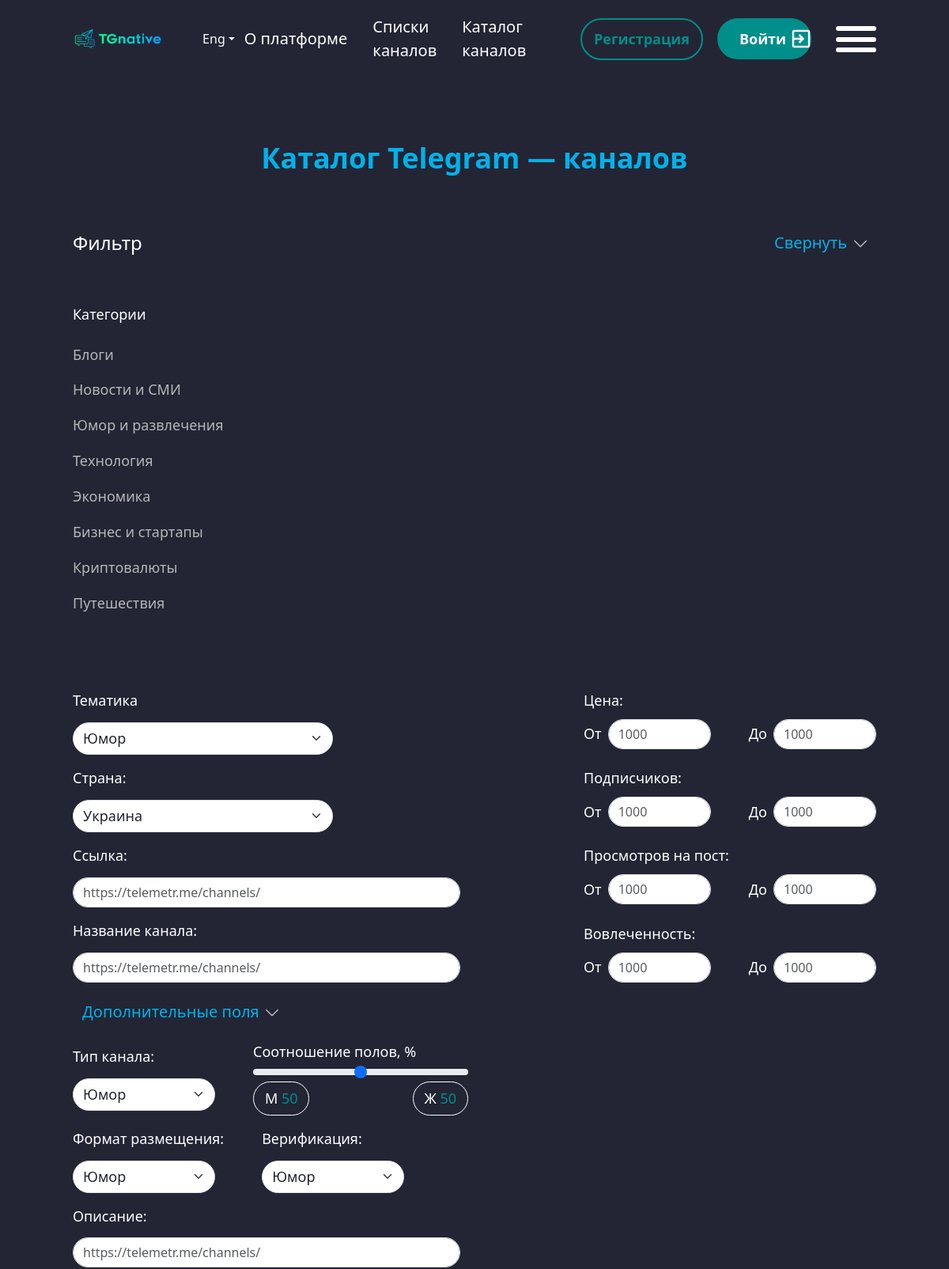
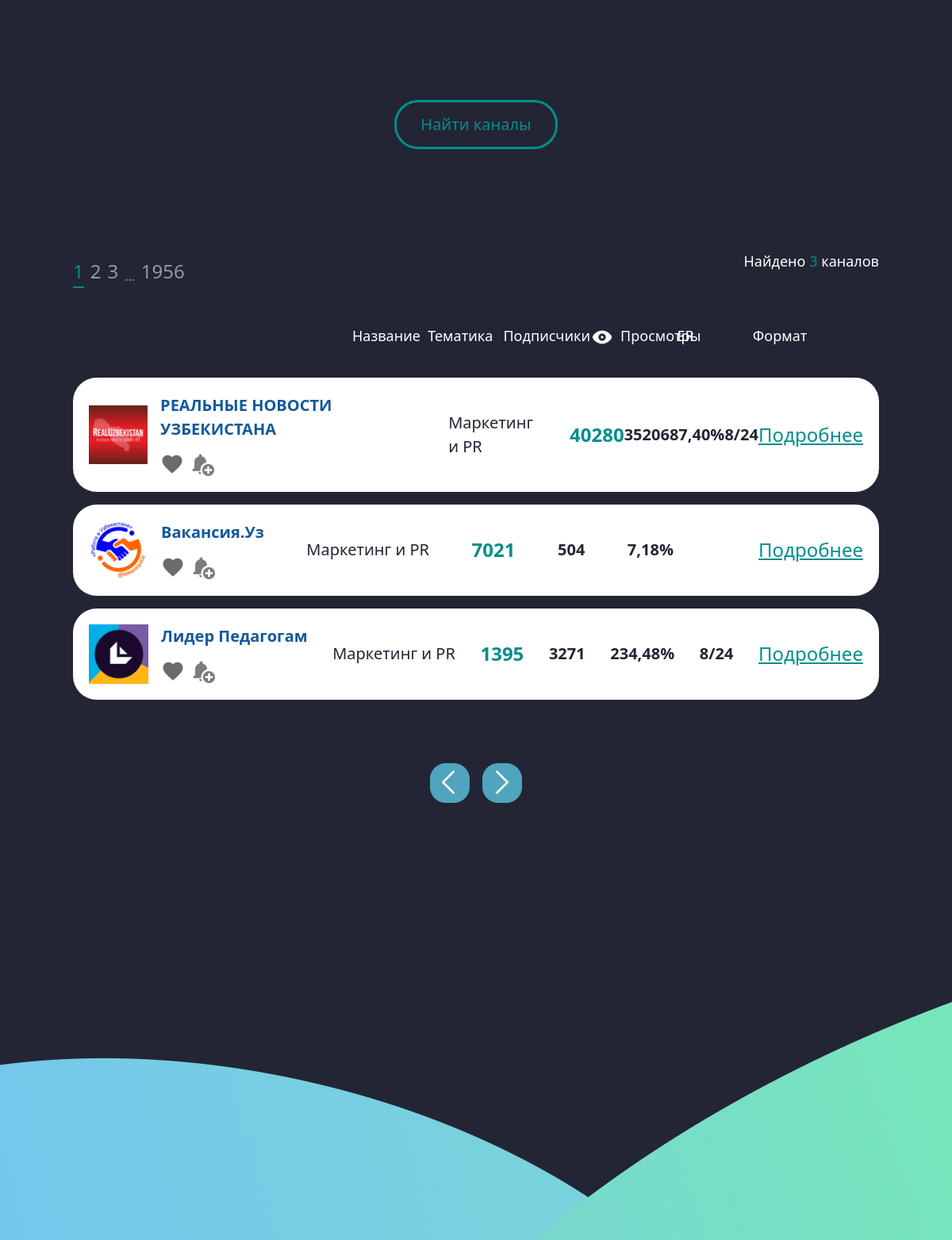
The page /category-list/ (upper part) on the database its author committed (2 pictures, top to bottom).
### accounts/models.py (models this page shows, shortened)
class Category_chanels(models.Model):
    name=models.CharField(max_length=150)
    created_at=models.DateTimeField(auto_now_add=True)

class Cost_Format(models.Model):
    add_chanel=models.ForeignKey(Add_chanel,on_delete=models.CASCADE,related_name='cost_formats')
    placement_format = models.CharField(max_length=100)
    cost_per_format = models.DecimalField(max_digits=10, decimal_places=2)

### API/models.py (models this page shows, shortened)
class Chanel(models.Model):
    chanel_link=models.CharField(max_length=150)
    name=models.CharField(max_length=150,verbose_name="Называние канала")
    pictures=models.ImageField(verbose_name='Лого')
    subscribers=models.IntegerField()
    views=models.IntegerField()
    created_at=models.DateTimeField(auto_now_add=True)
    add_chanel =models.ForeignKey(Add_chanel, on_delete=models.CASCADE)
    username=models.CharField(max_length=150)
    class Meta:
        verbose_name="Канал"
        verbose_name_plural="Канал"
        ordering=['-subscribers']

### accounts/views.py (the view)
# urls.py: path('category-list/',views.CategoryChanelPage.as_view(),name='category-list'),
class CategoryChanelPage(ListView):
    template_name = 'category.html'
    model = Chanel
    def get_context_data(self, *, object_list=None, **kwargs):
        context = super().get_context_data(**kwargs)
        context['lists'] = Chanel.objects.all().count()
        context['count'] = Chanel.objects.select_related('add_chanel').prefetch_related('add_chanel__cost_formats')
        context['category']=Category_chanels.objects.all()
        return context

### accounts/context_processors.py (called while the page is built, shortened)
def user_authenticated(request):
    user_authenticated_data = {'user_authenticated': request.user.is_authenticated}
    return user_authenticated_data

### accounts/templates/category.html (shortened to what this page needs)
{% extends 'base.html' %}
{% load mathfilters %}
{% load static %}
{% block header %}
<body class="page__body">
<div class="telegram-channel-container">
{% endblock %}
    {% block content %}
    <main class="main"><div class="telegram-channel">
        <div class="container-fluid">
            <h4 class="telegram-channel__title title">Каталог Telegram — каналов</h4>
            <div class="telegram-channel__filter"><p class="telegram-channel__filter-title">Фильтр</p><select class="form-select" aria-label="Default select example"><option selected="selected">Свернуть</option><option value="1">One</option><option value="2">Two</option><option value="3">Three</option></select></div><p class="telegram-channel__category">Категории</p>
            <div class="telegram-channel__list">
               {% for item in category %}
    {% if forloop.counter0|divisibleby:8 %}
        <ul class="list-reset">
    {% endif %}
    <li class="telegram-channel__list-item">
        <a href="" class="telegram-channel__list-link">{{ item.name }}</a>
    </li>
    {% if forloop.last %}
        </ul>
    {% endif %}
{% endfor %}
            </div>
            <div class="telegram-channel__input"><div class="telegram-channel__input-left"><label>Тематика <select class="form-select" aria-label="Default select example"><option selected="selected">Юмор</option><option value="1">One</option><option value="2">Two</option><option value="3">Three</option></select></label> <label>Страна: <select class="form-select" aria-label="Default select example"><option selected="selected">Украина</option><option value="1">One</option><option value="2">Two</option><option value="3">Three</option></select></label> <label>Ссылка: <input type="text" class="form-control" placeholder="https://telemetr.me/channels/"></label> <label>Название канала: <input type="text" class="form-control" placeholder="https://telemetr.me/channels/"></label></div><div class="telegram-channel__input-center"><div class="center__item"><span class="price__title">Цена:</span><div class="d-flex justify-content-between gap-5"><div class="d-flex align-items-center gap-2"><span class="price__title">От</span> <input type="text" class="form-control" placeholder="1000"></div><div class="d-flex align-items-center gap-2"><span class="price__title">До</span> <input type="text" class="form-control" placeholder="1000"></div></div></div><div class="center__item"><span class="price__title">Подписчиков:</span><div class="d-flex justify-content-between gap-5"><div class="d-flex align-items-center gap-2"><span class="price__title">От</span> <input type="text" class="form-control" placeholder="1000"></div><div class="d-flex align-items-center gap-2"><span class="price__title">До</span> <input type="text" class="form-control" placeholder="1000"></div></div></div><div class="center__item"><span class="price__title">Просмотров на пост:</span><div class="d-flex justify-content-between gap-5"><div class="d-flex align-items-center gap-2"><span class="price__title">От</span> <input type="text" class="form-control" placeholder="1000"></div><div class="d-flex align-items-center gap-2"><span class="price__title">До</span> <input type="text" class="form-control" placeholder="1000"></div></div></div><div class="center__item"><span class="price__title">Вовлеченность:</span><div class="d-flex justify-content-between gap-5"><div class="d-flex align-items-center gap-2"><span class="price__title">От</span> <input type="text" class="form-control" placeholder="1000"></div><div class="d-flex align-items-center gap-2"><span class="price__title">До</span> <input type="text" class="form-control" placeholder="1000"></div></div></div></div><div class="telegram-channel__input-right"><select class="form-select form__select" aria-label="Default select example"><option selected="selected">Дополнительные поля</option><option value="1">One</option><option value="2">Two</option><option value="3">Three</option></select><div class="d-flex align-items-center gap-5"><label>Тип канала: <select class="form-select" aria-label="Default select example"><option selected="selected">Юмор</option><option value="1">One</option><option value="2">Two</option><option value="3">Three</option></select></label> <label style="width: 17rem; gap: 0">Соотношение полов, % <input type="range" class="form-range" id="customRange1"><div class="d-flex justify-content-between"><p class="range__box">M <span style="color: #008E8B">50</span></p><p class="range__box">Ж <span style="color: #008E8B">50</span></p></div></label></div><div class="d-flex align-items-center gap-5"><label>Формат размещения: <select class="form-select" aria-label="Default select example"><option selected="selected">Юмор</option><option value="1">One</option><option value="2">Two</option><option value="3">Three</option></select></label> <label>Верификация: <select class="form-select" aria-label="Default select example"><option selected="selected">Юмор</option><option value="1">One</option><option value="2">Two</option><option value="3">Three</option></select></label></div><div class="d-flex align-items-center gap-5"><label>Описание: <input type="text" class="form-control" placeholder="https://telemetr.me/channels/"></label></div></div></div><div class="d-flex justify-content-center"><a href="" class="telegram-channel-btn">Найти каналы</a></div>
            <div class="telegram-channel-search">
                <div class="d-flex justify-content-between align-items-center">
                    <ul class="list-reset d-flex align-items-end"><li>
                        <a href="'" class="active">1</a>
                    </li><li><a href="'">2</a></li><li><a href="'">3</a></li><li>…</li><li>
                        <a href="">1956</a></li></ul><p class="result__text">Найдено
                    <span>{{ lists }}</span> каналов</p></div><div class="telegram-channel-search-info d-flex"><p style="width: 25rem">Название</p><p>Тематика</p><p>Подписчики</p><p class="d-flex gap-2"><img src="img/eye.png" alt=""> Просмотры</p><p>ER</p><p>Формат</p></div><div class="telegram-channel-search-cards">
                {% for item in object_list  %}
                {% with last_cost_format=item.add_chanel.cost_formats.last %}
                {% with er=item.views|div:item.subscribers|mul:100 %}
                <div class="box"><div class="d-flex align-items-center gap-3">
                    <div><img src="/{{ item.pictures }}" alt="" style="width: 75px; height: 75x;"></div>
                    <div><p class="box__title">{{item.name}}</p>
                        <div class="d-flex align-items-center gap-2">
                            <img src="{% static 'img/favorite.png' %}" alt="">
                            <img src="{% static 'img/add-reminder.png' %}" alt=""></div></div></div>
                    <p class="desc">Маркетинг и PR</p><span class="green">{{item.subscribers}}</span><p class="bold">{{item.views}}</p>
                    <p class="bold">{{er|floatformat:2 }}%</p><p class="bold">{{last_cost_format.placement_format}}</p><a href="{% url 'page' item.pk %}" class="link">Подробнее</a>
                </div>
                {% endwith %}
                {% endwith %}
                {% endfor %}
            </div>
                <div class="d-flex justify-content-center"><div class="d-flex gap-3"><button class="btn-reset">
                <img src="{% static 'img/channel-arrow-l.png' %}" alt=""></button>
                <button class="btn-reset"><img src="{% static 'img/channel-arrow-r.png' %}" alt=""></button>
            </div>
            </div>
            </div>
        </div>
    </div>
    </main>
</div>
    {% endblock %}

### rows shown on the page
Category_chanels: name "Блоги"
Category_chanels: name "Новости и СМИ"
Category_chanels: name "Юмор и развлечения"
Category_chanels: name "Технология"
Category_chanels: name "Экономика"
Category_chanels: name "Бизнес и стартапы"
Category_chanels: name "Криптовалюты"
Category_chanels: name "Путешествия"
Chanel: pictures (picture), name "РЕАЛЬНЫЕ НОВОСТИ УЗБЕКИСТАНА", subscribers "40280", views "35206", value "87,40", add_chanel.cost_formats.last.placement_format "8/24"
Chanel: pictures (picture), name "Вакансия.Уз", subscribers "7021", views "504", value "7,18"
Chanel: pictures (picture), name "Лидер Педагогам", subscribers "1395", views "3271", value "234,48", add_chanel.cost_formats.last.placement_format "8/24"

### other values the page prints
{{ lists }} "3"
